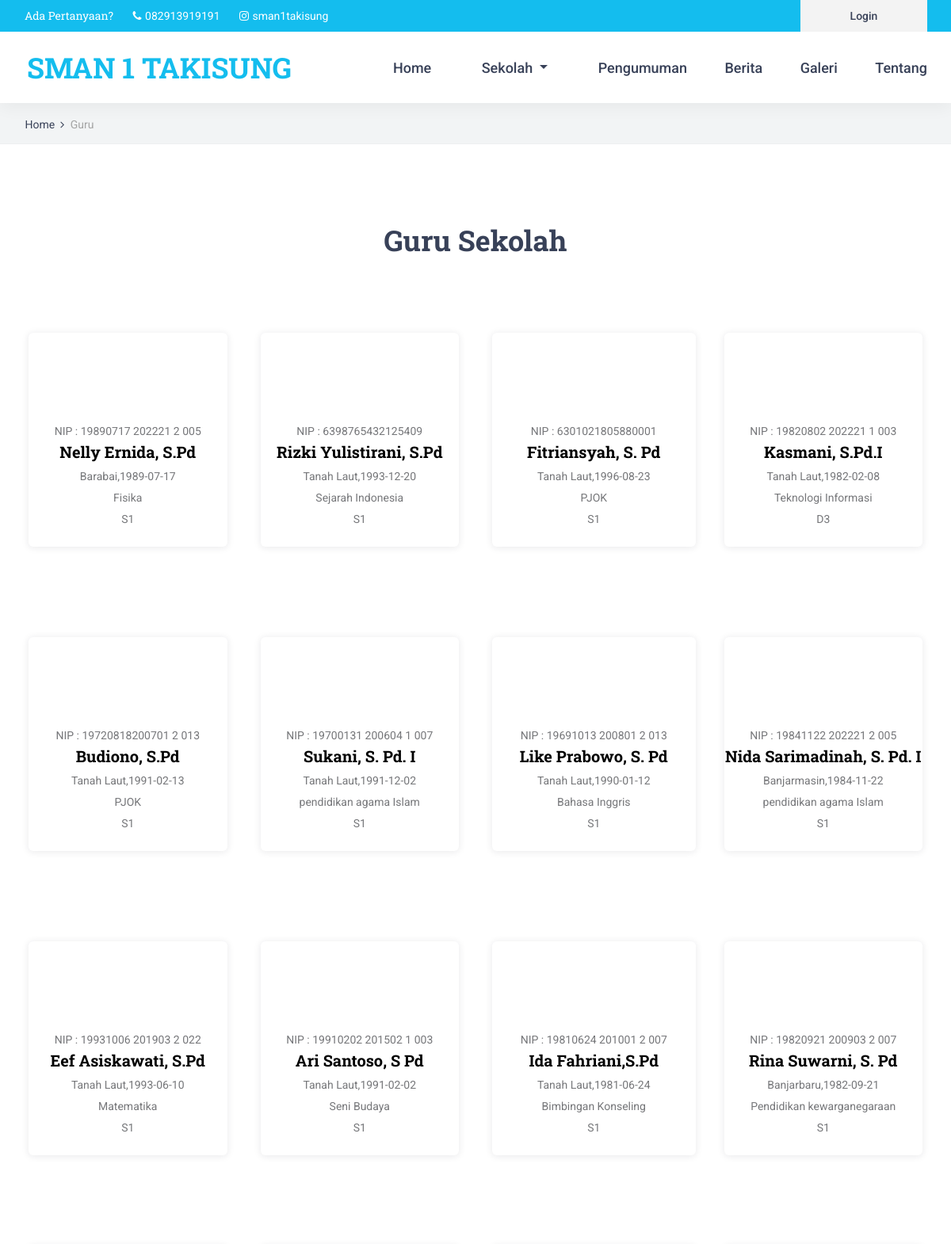
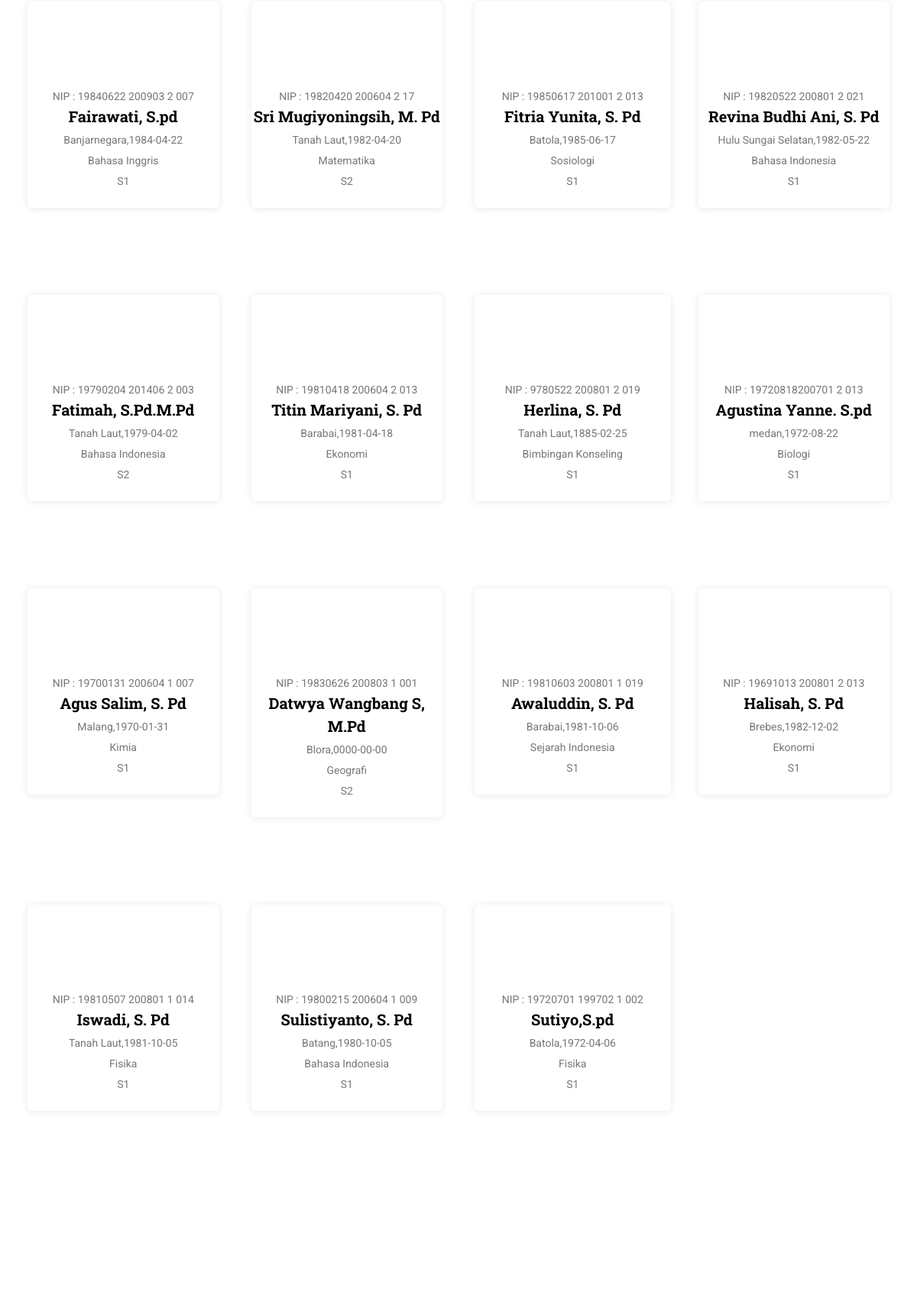
Page /index.php/home/guru (upper part) on the committed database (2 pictures, top to bottom).
### tables this page shows
CREATE TABLE `setting` (
  `id_setting` int(11) NOT NULL,
  `nama_sekolah` varchar(255) DEFAULT NULL,
  `alamat` varchar(255) DEFAULT NULL,
  `no_telepon` varchar(15) DEFAULT NULL,
  `kepala_sekolah` varchar(30) DEFAULT NULL,
  `nip` varchar(20) DEFAULT NULL,
  `foto_kepsek` varchar(255) DEFAULT NULL,
  `visi` text DEFAULT NULL,
  `misi` text DEFAULT NULL,
  `sejarah` text DEFAULT NULL
);

CREATE TABLE `data_guru` (
  `id_guru` int(11) NOT NULL,
  `id_mapel` int(11) DEFAULT NULL,
  `id_admin` int(11) DEFAULT NULL,
  `nip` varchar(25) DEFAULT NULL,
  `nama_guru` varchar(50) DEFAULT NULL,
  `tempat_lahir` varchar(50) DEFAULT NULL,
  `tgl_lahir` date DEFAULT NULL,
  `pendidikan` varchar(10) DEFAULT NULL,
  `foto_guru` varchar(50) DEFAULT NULL
);

CREATE TABLE `mapel` (
  `id_mapel` int(11) NOT NULL,
  `nama_mapel` varchar(50) DEFAULT NULL
);

### application/views/layout/v_wrapper.php (called while the page is built)
<?php
require_once('v_head.php');
require_once('v_header.php');
require_once('v_nav.php');
require_once('v_content.php');
require_once('v_footer.php');

### application/controllers/Home.php (called while the page is built, shortened)
<?php
class Home extends CI_Controller {
	public function __construct()
    {
        $this->load->model('m_home');
    }
	public function guru()
	{
		$data = array(
					'title' => 'Guru',
					'guru'	=> $this->m_home->guru(),
					'isi' 	=> 'v_guru'
				);
		$this->load->view('layout/v_wrapper',$data,FALSE);
	}
}

### index.php (called while the page is built, shortened)
<?php
require_once BASEPATH.'core/CodeIgniter.php';

### application/models/M_setting.php (called while the page is built, shortened)
<?php
class M_setting extends CI_Model {
	public function detail()
	{
        $this->db->select('*');
        $this->db->from('setting');
        $this->db->where('id_setting', 1);
        return $this->db->get()->row();
	}
}

### application/views/layout/v_content.php (called while the page is built)
<?php
if ($isi) {
    $this->load->view($isi);
}

### application/models/M_home.php (called while the page is built, shortened)
<?php
class M_home extends CI_Model {
    public function guru()
      {
          $this->db->select('*');
          $this->db->from('data_guru');
          $this->db->join('mapel', 'mapel.id_mapel = data_guru.id_mapel', 'left');
          $this->db->order_by('id_guru','desc');
          return $this->db->get()->result();
      }
}

### application/views/v_guru.php (the view)
<div class="home">
    <div class="breadcrumbs_container">
        <div class="container">
            <div class="row">
                <div class="col">
                    <div class="breadcrumbs">
                        <ul>
                            <li><a href="<?= base_url('home') ?>">Home</a></li>
                            <li> Guru </li>
                        </ul>
                    </div>
                </div>
            </div>
        </div>
    </div>
</div>
<div class="contact">
    <div class="contact_info_container">
        <div class="container">
            <div class="row">
                <div class="col-lg-12 text-center">
                    <h2> Guru Sekolah</h2><br>
                </div>
               <?php foreach ($guru as $key => $value) { ?>
				<div class="col-lg-3 col-md-6 team_col">
					<div class="team_item">
						<div class="team_image"><img src="<?= base_url('foto_guru/'.$value->foto_guru) ?>" alt=""></div>
						<div class="team_body">
                        <div class="team_subtitle">NIP : <?= $value->nip ?></div>
                        <div class="team_title"><a style="color: black;"> <?= $value->nama_guru ?> </a></div>
                        <div class="team_subtitle"><?= $value->tempat_lahir ?>,<?= $value->tgl_lahir ?></div>
                        <div class="team_subtitle"><?= $value->nama_mapel ?></div>
                        <div class="team_subtitle"><?= $value->pendidikan ?></div>
						</div>
					</div>
				</div>
                <?php } ?>
            </div>
        </div>
    </div>
</div>
<div class="newsletter">
	<div class="newsletter_background parallax-window" data-parallax="scroll" data-image-src="<?= base_url() ?>template/front-end/images/newsletter.jpg" data-speed="0.8"></div>
	<div class="container">
		<div class="row">
			<div class="col">
				<div class="newsletter_container d-flex flex-lg-row flex-column align-items-center justify-content-center">
					<div class="newsletter_content text-lg-left text-center">
						<div class="newsletter_title">TERIMA KASIH TELAH BERKUNJUNG KE HALAMAN WEBSITE KAMI</div>
						<div class="newsletter_subtitle text-center">Ikuti Terus Website SMAN 1 Takisung Untuk Info Lainnya</div>
					</div>
				</div>
			</div>
		</div>
	</div>
</div>

### application/views/layout/v_header.php
<?php
$setting = $this->m_setting->detail();
?>
<header class="header">
            <div class="top_bar">
                <div class="top_bar_container">
                    <div class="container">
                        <div class="row">
                            <div class="col">
                                <div class="top_bar_content d-flex flex-row align-items-center justify-content-start">
                                    <ul class="top_bar_contact_list">
                                        <li><div class="question">Ada Pertanyaan? </div></li>
                                        <li>
                                            <i class="fa fa-phone" aria-hidden="true"></i>
                                            <div><?= $setting->no_telepon ?></div>
                                        </li>
                                        <li>
                                            <i class="fa fa-instagram" aria-hidden="true"></i>
                                            <div>sman1takisung</div>
                                        </li>
                                    </ul>
                                    <div class="top_bar_login ml-auto">
                                        <div class="login_button"><a href="<?= base_url ('login')?>">Login</a></div>
                                    </div>
                                </div>
                            </div>
                        </div>
                    </div>
                </div>
            </div>

### application/views/layout/v_nav.php (shortened to what this page needs)
<div class="header_container">
               <div class="container">
                   <div class="row">
                       <div class="col">
                           <div class="header_content d-flex flex-row align-items-center justify-content-start">
                               <div class="logo_container">
                                   <a href="<?= base_url('home') ?>">
                                       <div class="logo_text"><span><?= $setting->nama_sekolah ?></span> </div>
                                   </a>
                               </div>
                               <nav class="main_nav_contaner ml-auto">
                                   <ul class="main_nav">
                                       <li><a href="<?= base_url('home') ?>">Home</a></li>
                                       <li class="nav-item dropdown">
           <a class="nav-link dropdown-toggle" href="#" id="navbarDropdown" role="button" data-toggle="dropdown" aria-haspopup="true" aria-expanded="false">
             Sekolah
           </a>
         </li>
                                       <li><a href="<?= base_url('home/pengumuman') ?>">Pengumuman</a></li>
                                       <li><a href="<?= base_url('home/berita') ?>">Berita</a></li>
                                       <li><a href="<?= base_url('home/galeri') ?>">Galeri</a></li>
                                       <li><a href="<?= base_url('home/tentang') ?>">Tentang</a></li>
                                   </ul>
                               </nav>
                           </div>
                       </div>
                   </div>
               </div>
           </div>
       </header>

### template/front-end/styles/main_styles.css (style rules this page uses)
* { margin: 0; padding: 0; -webkit-font-smoothing: antialiased; -webkit-text-shadow: rgba(0,0,0,.01) 0 0 1px; text-shadow: rgba(0,0,0,.01) 0 0 1px; }
div { display: block; position: relative; -webkit-box-sizing: border-box; -moz-box-sizing: border-box; box-sizing: border-box; }
ul { list-style: none; margin-bottom: 0px; }
a, a:hover, a:visited, a:active, a:link { text-decoration: none; -webkit-font-smoothing: antialiased; -webkit-text-shadow: rgba(0,0,0,.01) 0 0 1px; text-shadow: rgba(0,0,0,.01) 0 0 1px; }
h2 { font-size: 36px; }
h1, h2, h3, h4, h5, h6 { font-family: 'Roboto Slab', serif; font-weight: 700; -webkit-font-smoothing: antialiased; -webkit-text-shadow: rgba(0,0,0,.01) 0 0 1px; text-shadow: rgba(0,0,0,.01) 0 0 1px; color: #384158; margin-bottom: 0; }
.parallax-window { min-height: 400px; background: transparent; }
.header { position: fixed; top: 0; left: 0; width: 100%; z-index: 100; box-shadow: 0px 5px 20px rgba(0,0,0,0.05); -webkit-transition: all 200ms ease; -moz-transition: all 200ms ease; -ms-transition: all 200ms ease; -o-transition: all 200ms ease; transition: all 200ms ease; }
.top_bar { width: 100%; background: #14bdee; }
.top_bar_container { width: 100%; height: 100%; }
.top_bar_content { width: 100%; height: 40px; }
.top_bar_contact_list li { display: inline-block; }
.question { font-family: 'Roboto Slab', serif; font-size: 14px; color: #FFFFFF; margin-left: 0px; }
.top_bar_contact_list li i, .top_bar_contact_list li > div { display: inline-block; font-size: 14px; color: #FFFFFF; }
.top_bar_contact_list li > div { margin-left: 1px; }
.top_bar_contact_list li:not(:last-child) { margin-right: 21px; }
.top_bar_login { height: 100%; }
.login_button { width: 160px; height: 100%; background: #f3f3f3; text-align: center; }
.login_button a { display: block; font-size: 14px; font-weight: 500; line-height: 40px; color: #384158; }
.header_container { width: 100%; background: #FFFFFF; }
.header_content { height: 90px; -webkit-transition: all 200ms ease; -moz-transition: all 200ms ease; -ms-transition: all 200ms ease; -o-transition: all 200ms ease; transition: all 200ms ease; }
.logo, .logo_text { display: inline-block; }
.logo_text { font-family: 'Roboto Slab', serif; font-size: 36px; font-weight: 700; line-height: 0.75; color: #384158; vertical-align: middle; margin-left: 7px; -webkit-transition: all 200ms ease; -moz-transition: all 200ms ease; -ms-transition: all 200ms ease; -o-transition: all 200ms ease; transition: all 200ms ease; }
.logo_text span { color: #14bdee; }
.main_nav, .search_button, .shopping_cart { display: inline-block; }
.main_nav li { display: inline-block; position: relative; }
.main_nav li:not(:last-child) { margin-right: 44px; }
.main_nav li a { font-size: 18px; font-weight: 500; color: #384158; -webkit-transition: all 200ms ease; -moz-transition: all 200ms ease; -ms-transition: all 200ms ease; -o-transition: all 200ms ease; transition: all 200ms ease; }
.home { width: 100%; height: 850px; }
.team_col { margin-bottom: 40px; }
.team_item { width: 100%; }
.team_image { width: 180px; height: 160px; border-radius: 6px; overflow: hidden; margin-left: auto; margin-right: auto; margin-bottom: -86px; z-index: 5; }
.team_body { width: 100%; padding-top: 108px; padding-bottom: 24px; background: #FFFFFF; border-radius: 6px; box-shadow: 0px 1px 10px rgba(29,34,47,0.1); text-align: center; -webkit-transition: all 200ms ease; -moz-transition: all 200ms ease; -ms-transition: all 200ms ease; -o-transition: all 200ms ease; transition: all 200ms ease; }
.team_title a { font-family: 'Roboto Slab', serif; font-size: 20px; font-weight: 700; color: #384158; -webkit-transition: all 200ms ease; -moz-transition: all 200ms ease; -ms-transition: all 200ms ease; -o-transition: all 200ms ease; transition: all 200ms ease; }
.team_subtitle { font-size: 14px; font-weight: 400; color: #76777a; margin-top: 6px; }
.team_col .team_item { padding-left: 6px; padding-right: 6px; }
.team_col:nth-child(4n) .team_item { padding-left: 6px; padding-right: 0; }
.newsletter { width: 100%; }
.newsletter_background { position: absolute; top: 0; left: 0; width: 100%; height: 100%; }
.newsletter_container { width: 100%; height: 120px; }
.newsletter_title { font-family: 'Roboto Slab', serif; font-size: 20px; font-weight: 700; text-transform: uppercase; color: #FFFFFF; }
.newsletter_subtitle { font-size: 14px; font-weight: 400; color: #FFFFFF; margin-top: 6px; }

### rows in the picture
setting: no_telepon "082913919191", nama_sekolah "SMAN 1 TAKISUNG"
data_guru: nip "19890717 202221 2 005", nama_guru "Nelly Ernida, S.Pd", tempat_lahir "Barabai", tgl_lahir "1989-07-17", id_mapel.nama_mapel "Fisika", pendidikan "S1"
data_guru: nip "6398765432125409", nama_guru "Rizki Yulistirani, S.Pd", tempat_lahir "Tanah Laut", tgl_lahir "1993-12-20", id_mapel.nama_mapel "Sejarah Indonesia", pendidikan "S1"
data_guru: nip "6301021805880001", nama_guru "Fitriansyah, S. Pd", tempat_lahir "Tanah Laut", tgl_lahir "1996-08-23", id_mapel.nama_mapel "PJOK", pendidikan "S1"
data_guru: nip "19820802 202221 1 003", nama_guru "Kasmani, S.Pd.I", tempat_lahir "Tanah Laut", tgl_lahir "1982-02-08", id_mapel.nama_mapel "Teknologi Informasi", pendidikan "D3"
data_guru: nip "19720818200701 2 013", nama_guru "Budiono, S.Pd", tempat_lahir "Tanah Laut", tgl_lahir "1991-02-13", id_mapel.nama_mapel "PJOK", pendidikan "S1"
data_guru: nip "19700131 200604 1 007", nama_guru "Sukani, S. Pd. I", tempat_lahir "Tanah Laut", tgl_lahir "1991-12-02", id_mapel.nama_mapel "pendidikan agama Islam", pendidikan "S1"
data_guru: nip "19691013 200801 2 013", nama_guru "Like Prabowo, S. Pd", tempat_lahir "Tanah Laut", tgl_lahir "1990-01-12", id_mapel.nama_mapel "Bahasa Inggris", pendidikan "S1"
data_guru: nip "19841122 202221 2 005", nama_guru "Nida Sarimadinah, S. Pd. I", tempat_lahir "Banjarmasin", tgl_lahir "1984-11-22", id_mapel.nama_mapel "pendidikan agama Islam", pendidikan "S1"
data_guru: nip "19931006 201903 2 022", nama_guru "Eef Asiskawati, S.Pd", tempat_lahir "Tanah Laut", tgl_lahir "1993-06-10", id_mapel.nama_mapel "Matematika", pendidikan "S1"
data_guru: nip "19910202 201502 1 003", nama_guru "Ari Santoso, S Pd", tempat_lahir "Tanah Laut", tgl_lahir "1991-02-02", id_mapel.nama_mapel "Seni Budaya", pendidikan "S1"
data_guru: nip "19810624 201001 2 007", nama_guru "Ida Fahriani,S.Pd", tempat_lahir "Tanah Laut", tgl_lahir "1981-06-24", id_mapel.nama_mapel "Bimbingan Konseling", pendidikan "S1"
data_guru: nip "19820921 200903 2 007", nama_guru "Rina Suwarni, S. Pd", tempat_lahir "Banjarbaru", tgl_lahir "1982-09-21", id_mapel.nama_mapel "Pendidikan kewarganegaraan", pendidikan "S1"
data_guru: nip "19840622 200903 2 007", nama_guru "Fairawati, S.pd", tempat_lahir "Banjarnegara", tgl_lahir "1984-04-22", id_mapel.nama_mapel "Bahasa Inggris", pendidikan "S1"
data_guru: nip "19820420 200604 2 17", nama_guru "Sri Mugiyoningsih, M. Pd", tempat_lahir "Tanah Laut", tgl_lahir "1982-04-20", id_mapel.nama_mapel "Matematika", pendidikan "S2"
data_guru: nip "19850617 201001 2 013", nama_guru "Fitria Yunita, S. Pd", tempat_lahir "Batola", tgl_lahir "1985-06-17", id_mapel.nama_mapel "Sosiologi", pendidikan "S1"
data_guru: nip "19820522 200801 2 021", nama_guru "Revina Budhi Ani, S. Pd", tempat_lahir "Hulu Sungai Selatan", tgl_lahir "1982-05-22", id_mapel.nama_mapel "Bahasa Indonesia", pendidikan "S1"
data_guru: nip "19790204 201406 2 003", nama_guru "Fatimah, S.Pd.M.Pd", tempat_lahir "Tanah Laut", tgl_lahir "1979-04-02", id_mapel.nama_mapel "Bahasa Indonesia", pendidikan "S2"
data_guru: nip "19810418 200604 2 013", nama_guru "Titin Mariyani, S. Pd", tempat_lahir "Barabai", tgl_lahir "1981-04-18", id_mapel.nama_mapel "Ekonomi", pendidikan "S1"
data_guru: nip "9780522 200801 2 019", nama_guru "Herlina, S. Pd", tempat_lahir "Tanah Laut", tgl_lahir "1885-02-25", id_mapel.nama_mapel "Bimbingan Konseling", pendidikan "S1"
data_guru: nip "19720818200701 2 013", nama_guru "Agustina Yanne. S.pd", tempat_lahir "medan", tgl_lahir "1972-08-22", id_mapel.nama_mapel "Biologi", pendidikan "S1"
data_guru: nip "19700131 200604 1 007", nama_guru "Agus Salim, S. Pd", tempat_lahir "Malang", tgl_lahir "1970-01-31", id_mapel.nama_mapel "Kimia", pendidikan "S1"
data_guru: nip "19830626 200803 1 001", nama_guru "Datwya Wangbang S, M.Pd", tempat_lahir "Blora", tgl_lahir "0000-00-00", id_mapel.nama_mapel "Geografi", pendidikan "S2"
data_guru: nip "19810603 200801 1 019", nama_guru "Awaluddin, S. Pd", tempat_lahir "Barabai", tgl_lahir "1981-10-06", id_mapel.nama_mapel "Sejarah Indonesia", pendidikan "S1"
data_guru: nip "19691013 200801 2 013", nama_guru "Halisah, S. Pd", tempat_lahir "Brebes", tgl_lahir "1982-12-02", id_mapel.nama_mapel "Ekonomi", pendidikan "S1"
data_guru: nip "19810507 200801 1 014", nama_guru "Iswadi, S. Pd", tempat_lahir "Tanah Laut", tgl_lahir "1981-10-05", id_mapel.nama_mapel "Fisika", pendidikan "S1"
data_guru: nip "19800215 200604 1 009", nama_guru "Sulistiyanto, S. Pd", tempat_lahir "Batang", tgl_lahir "1980-10-05", id_mapel.nama_mapel "Bahasa Indonesia", pendidikan "S1"
data_guru: nip "19720701 199702 1 002", nama_guru "Sutiyo,S.pd", tempat_lahir "Batola", tgl_lahir "1972-04-06", id_mapel.nama_mapel "Fisika", pendidikan "S1"
